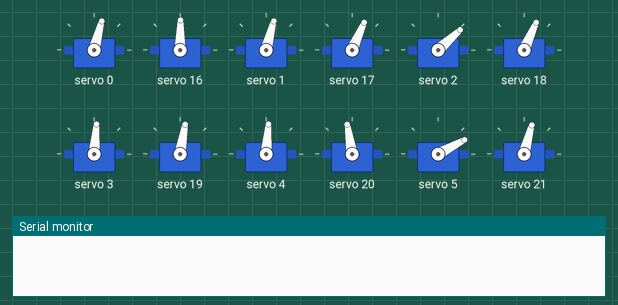
The sketch below on a simulated Arduino Uno, built with avr-gcc and run on an emulated ATmega328P. On the bench: 12 × servo, the last lines printed to the serial monitor. The local clock reads 2024-03-15 10:24:30 at power-on unless the sketch sets it.

Above: at 0.4 s.
At 2.63 s:
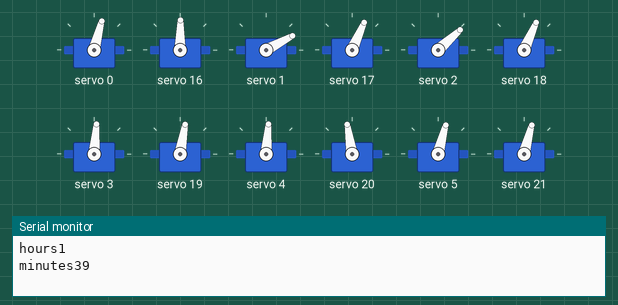
At 3.0 s:
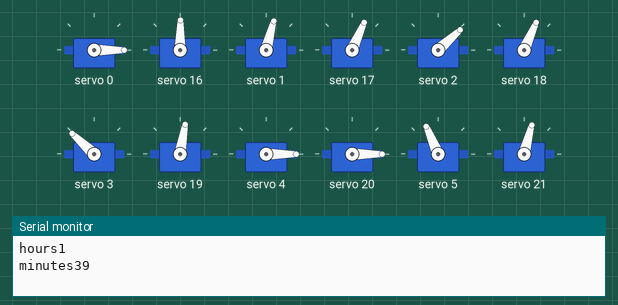
Timing chart, 0 to 4.5 s (numbered marks = the images above):
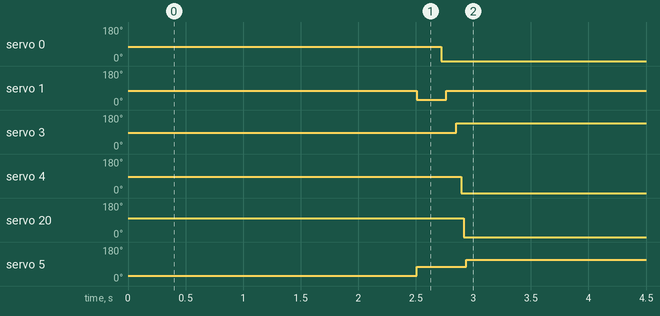

The sketch:

ArduinoServoClock.ino
```cpp
#include <virtuabotixRTC.h>               //RTC모듈 라이브러
#include <Adafruit_PWMServoDriver.h>      //서보모터 드라이버(PCA모듈) 드라이버
Adafruit_PWMServoDriver pwmH = Adafruit_PWMServoDriver(0x40);    //시간 부분 (SBEC와 연결된 서보드라이버)버
Adafruit_PWMServoDriver pwmM = Adafruit_PWMServoDriver(0x41);    //분 부분 (A0 납땜한 서보드라이)

int servoFrequency = 50;      //서보 주파수 설정
///////////////////////////////////////////////////////////////////////////////////////////////////////////////////////////////////////////// 조율 필요
int segmentHOn[14] = {270,270,200,290,290,170,240,300,300,150,280,282,200,250};   //시간 부분의 서보모터가 켜졌을 때(8모양으로 표시될 때) 서보의 각도
int segmentMOn[14] = {300,250,250,280,320,270,270,270,280,280,260,300,260,305};   //분 부분의 서보모터가 켜졌을 때(8모양으로 표시될 때) 서보의 각도
int segmentHOff[14] = {100,100,400,400,100,350,100,100,100,380,430,100,400,100};    //시간 부분의 서보모터가 꺼졌을 때(검은색만 보일때 ) 서보의 각도
int segmentMOff[14] = {100,100,390,460,100,400,100,100,100,420,450,100,450,100};    //분 부분의 서보모터가 꺼졌을 때(검은색만 보일때) 서보의 각도
/////////////////////////////////////////////////////////////////////////////////////////////////////////////////////////////////////////////
int digits[10][7] = {{1,1,1,1,1,1,0},{0,1,1,0,0,0,0},{1,1,0,1,1,0,1},{1,1,1,1,0,0,1},{0,1,1,0,0,1,1},
                     {1,0,1,1,0,1,1},{1,0,1,1,1,1,1},{1,1,1,0,0,0,0},{1,1,1,1,1,1,1},{1,1,1,1,0,1,1}};    //각 숫자를 표현하기 위한 서보모터의 위치별 동작여부

virtuabotixRTC myRTC(6, 7, 8);    //RTC모듈의 핀 설정 6, 7, 8 - CLK, DAT, RST
int hourTens = 0;                 //시간과 분을 10의자리, 1의자리로 나눌 변수 생성
int hourUnits = 0;
int minuteTens = 0;
int minuteUnits = 0;

int prevHourTens = 8;           //가운데 서보모터가 움직일때 비켜주는 서보모터 변수 생성
int prevHourUnits = 8;
int prevMinuteTens = 8;
int prevMinuteUnits = 8;

int midOffset = 100;            //가운데 서보모터와 인접한 서보모터가 움직이는 양

void setup()
{
  Serial.begin(57600);
  pwmH.begin();                             //보드 시작
  pwmM.begin();
  pwmH.setOscillatorFrequency(27000000);    //서보모터 주파수 설정
  pwmM.setOscillatorFrequency(27000000);
  pwmH.setPWMFreq(servoFrequency);
  pwmM.setPWMFreq(servoFrequency);
//////////////////////////////////////////////////////////////////////////////////////////////////////////////////////////////
  myRTC.setDS1302Time(00, 39, 1, 5, 10, 3, 2022);        //시간 설정 (초,분,시,요일,일,월,년) 시간 설정후 주석처리, 한 번 더 업로드
//////////////////////////////////////////////////////////////////////////////////////////////////////////////////////////////

  for(int i=0 ; i<=13 ; i++)    //모든 서보가 켜진 상태 (88:88표시)
  {
    pwmH.setPWM(i, 0, segmentHOn[i]);
    delay(10);
    pwmM.setPWM(i, 0, segmentMOn[i]);
    delay(10);
  }
  delay(2000);
}

void loop()
{

  myRTC.updateTime();                 //시간 업데이트
  int temp = myRTC.hours;             //시간값 저장
  Serial.print("hours");
  Serial.println(temp);
  hourTens = temp / 10;               //시간을 10의 자리, 1의 자리로 분리 후 저장 (만약 10의자리와 1의자리가 바뀌어서 나온다면 수정)
  hourUnits = temp % 10;
  temp = myRTC.minutes;               //분값 저장
  Serial.print("minutes");
  Serial.println(temp);
  minuteTens = temp / 10;             //시간을 10의 자리, 1의 자리로 분리 후 저장 (만약 10의자리와 1의자리가 바뀌어서 나온다면 수정)
  minuteUnits = temp % 10;

  if(minuteUnits != prevMinuteUnits)//만약 저장된 분과 새로 저장한 분이 다르면 디스플레이 업데이트
     updateDisplay();


  prevHourTens = hourTens;
  prevHourUnits = hourUnits;
  prevMinuteTens = minuteTens;
  prevMinuteUnits = minuteUnits;

  delay(500);

}

void updateDisplay ()                               //디스플레이 업데이트 함수
{

  updateMid();                                      //가운데 서보를 제외한 가장자리의 서보 먼저 동작후, 마지막에 중간 서보 동작
  for (int i=0 ; i<=5 ; i++)
  {
    if(digits[hourTens][i]==1)                      //시간의 10의자리 업데이트
      pwmH.setPWM(i+7, 0, segmentHOn[i+7]);
    else
      pwmH.setPWM(i+7, 0, segmentHOff[i+7]);
    delay(10);
    if(digits[hourUnits][i]==1)                     //시간의 1의자리 업데이트
      pwmH.setPWM(i, 0, segmentHOn[i]);
    else
      pwmH.setPWM(i, 0, segmentHOff[i]);
    delay(10);
    if(digits[minuteTens][i]==1)                    //분의 10의자리 업데이트
      pwmM.setPWM(i+7, 0, segmentMOn[i+7]);
    else
      pwmM.setPWM(i+7, 0, segmentMOff[i+7]);
    delay(10);
    if(digits[minuteUnits][i]==1)                   //분의 1의자리 업데이트
      pwmM.setPWM(i, 0, segmentMOn[i]);
    else
      pwmM.setPWM(i, 0, segmentMOff[i]);
    delay(10);
  }
}

void updateMid()                                              //가운데 서보를 움직이고 인접한 서보를 움직이는 함수
{
  if(digits[minuteUnits][6]!=digits[prevMinuteUnits][6])      //분 부분에서 1의자리 인접한 서보 움직임
  {
    if(digits[prevMinuteUnits][1]==1)
      pwmM.setPWM(1, 0, segmentMOn[1]-midOffset);
    if(digits[prevMinuteUnits][6]==1)
      pwmM.setPWM(5, 0, segmentMOn[5]+midOffset);
  }
  delay(100);                                                 //중간 서보가 움직인 후 인접한 서보 움직임 (딜레이)
  if(digits[minuteUnits][6]==1)                               //만약 필요하다면 분 1의자리 부분의 중간 서보 움직임
    pwmM.setPWM(6, 0, segmentMOn[6]);
  else
    pwmM.setPWM(6, 0, segmentMOff[6]);
  if(digits[minuteTens][6]!=digits[prevMinuteTens][6])        //분 부분의 10의자리 인접한 서보 움직임
  {
    if(digits[prevMinuteTens][1]==1)
      pwmM.setPWM(8, 0, segmentMOn[8]-midOffset);
    if(digits[prevMinuteTens][6]==1)
      pwmM.setPWM(12, 0, segmentMOn[12]+midOffset);
  }
  delay(100);                                                 //중간 서보가 움직인 후 인접한 서보 움직임 (딜레이)
  if(digits[minuteTens][6]==1)                                //만약 필요하다면 분 10의자리 부분의 중간 서보 움직임
    pwmM.setPWM(13, 0, segmentMOn[13]);
  else
    pwmM.setPWM(13, 0, segmentMOff[13]);
  if(digits[hourUnits][6]!=digits[prevHourUnits][6])          //시간 부분 1의자리 인접한 서보 움직임
  {
    if(digits[prevHourUnits][1]==1)
      pwmH.setPWM(1, 0, segmentHOn[1]-midOffset);
    if(digits[prevHourUnits][6]==1)
      pwmH.setPWM(5, 0, segmentHOn[5]+midOffset);
  }
  delay(100);                                                 //중간 서보가 움직인 후 인접한 서보 움직임 (딜레이)
  if(digits[hourUnits][6]==1)                                 //Move Hour units middle segment if required
    pwmH.setPWM(6, 0, segmentHOn[6]);
  else
    pwmH.setPWM(6, 0, segmentHOff[6]);
  if(digits[hourTens][6]!=digits[prevHourTens][6])            //시간 부분 10의자리 인접한 서보 움직임
  {
    if(digits[prevHourTens][1]==1)
      pwmH.setPWM(8, 0, segmentHOn[8]-midOffset);
    if(digits[prevHourTens][6]==1)
      pwmH.setPWM(12, 0, segmentHOn[12]+midOffset);
  }
  delay(100);                                                 //중간 서보가 움직인 후 인접한 서보 움직임 (딜레이)
  if(digits[hourTens][6]==1)                                  //필요시 시간 부분 10의자리 서보 움직임
    pwmH.setPWM(13, 0, segmentHOn[13]);
  else
    pwmH.setPWM(13, 0, segmentHOff[13]);


}
```

Measured:
- by itself, servo 0: 75° → 0° at 2.7 s
- by itself, servo 1: 75° → 28° at 2.5 s, → 75° 0.26 s later
- by itself, servo 3: 85° → 137° at 2.9 s
- by itself, servo 4: 85° → 0° at 2.9 s
- by itself, servo 20: 99° → 0° at 2.9 s
- by itself, servo 5: 28° → 75° at 2.5 s, → 113° 0.43 s later
